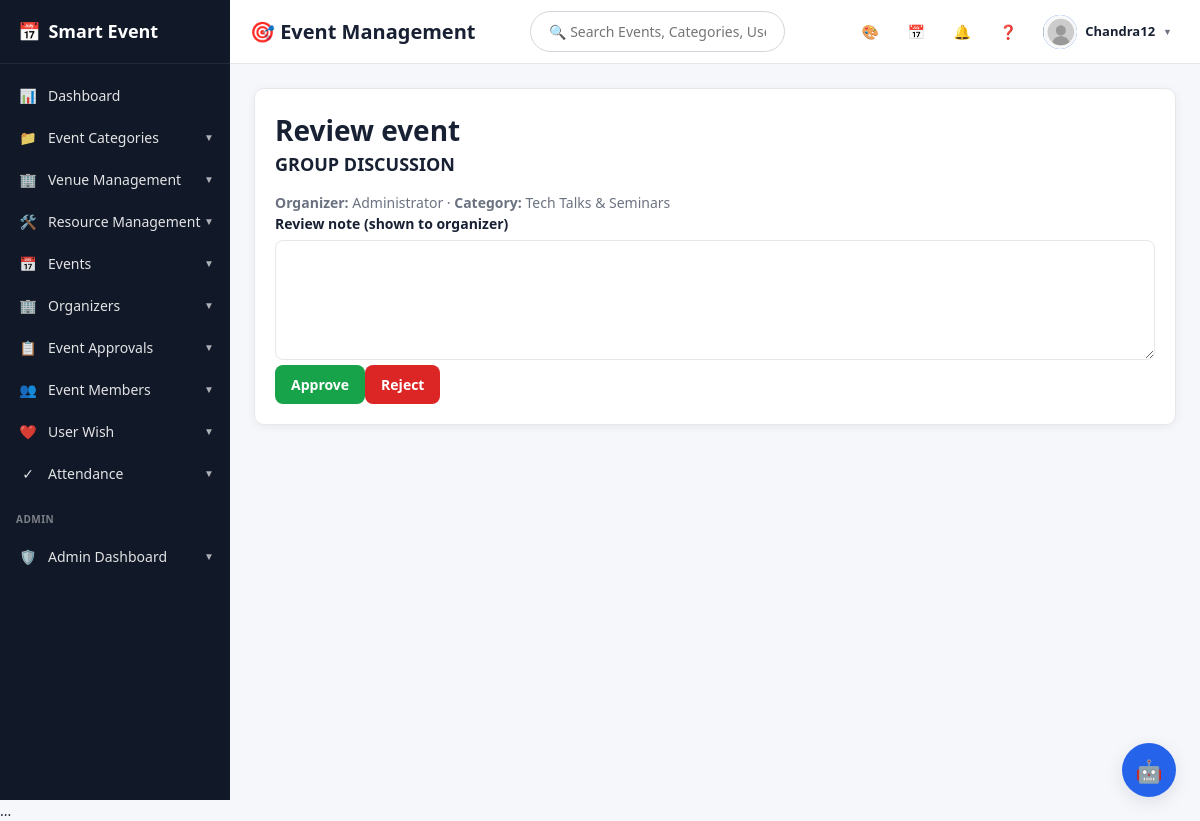
Screenshot of /events/5/review/ (signed in) with the database file from the repository.
### accounts/models.py (models this page shows, shortened)
class UserProfile(models.Model):
    ROLE_CHOICES = [
        ('USER', 'User'),
        ('ORGANIZER', 'Organizer'),
    ]
    user = models.OneToOneField(User, on_delete=models.CASCADE, related_name='profile')
    role = models.CharField(max_length=12, choices=ROLE_CHOICES, default='USER')
    full_name = models.CharField(max_length=150, blank=True)
    phone_number = models.CharField(max_length=20, blank=True)
    organization = models.CharField(max_length=200, blank=True)
    bio = models.TextField(blank=True)
    profile_picture = models.ImageField(upload_to='profiles/', blank=True, null=True)

### events/models.py (models this page shows, shortened)
class Event(models.Model):
    APPROVAL_CHOICES = [
        ('DRAFT', 'Draft'),
        ('PENDING', 'Pending Approval'),
        ('APPROVED', 'Approved'),
        ('REJECTED', 'Rejected'),
    ]
    STATUS_CHOICES = [
        ('Upcoming', 'Upcoming'),
        ('Active', 'Active'),
        ('Completed', 'Completed'),
        ('Cancelled', 'Cancelled'),
    ]
    MODE_CHOICES = [
        ('Online', 'Online'),
        ('Offline', 'Offline'),
        ('Hybrid', 'Hybrid'),
    ]
    name = models.CharField(max_length=200)
    category = models.ForeignKey(
        EventCategory,
        on_delete=models.CASCADE,
        related_name='events'
    )
    event_image = models.ImageField(
        upload_to='event_images/',
        blank=True,
        null=True
    )
    banner_image = models.ImageField(
        upload_to='event_banners/',
        blank=True,
        null=True
    )
    organizer = models.CharField(
        max_length=200,
        blank=True
    )
    owner = models.ForeignKey(
        User,
        on_delete=models.SET_NULL,
        null=True,
        blank=True,
        related_name='organized_events'
    )
    event_mode = models.CharField(
        max_length=20,
        choices=MODE_CHOICES,
        default='Offline'
    )
    venue = models.CharField(
        max_length=250,
        blank=True
    )
    location = models.CharField(
        max_length=250,
        blank=True
    )
    google_map = models.URLField(
        blank=True
    )
    registration_link = models.URLField(
        blank=True
    )
    website = models.URLField(
        blank=True
    )
    start_date = models.DateField()
    end_date = models.DateField()
    registration_deadline = models.DateField(
        null=True,
        blank=True
    )
    event_fee = models.DecimalField(
        max_digits=8,
        decimal_places=2,
        default=0
    )
    max_participants = models.PositiveIntegerField(
        null=True,
        blank=True
    )
    eligibility = models.CharField(
        max_length=300,
        blank=True
    )
    description = models.TextField(
        blank=True
    )
    requirements = models.TextField(
        blank=True
    )
    tags = models.CharField(
        max_length=300,
        blank=True
    )
    contact_person = models.CharField(
        max_length=150,
        blank=True
    )
    contact_email = models.EmailField(
        blank=True
    )
    contact_phone = models.CharField(
        max_length=20,
        blank=True
    )
    approval_status = models.CharField(
        max_length=12,
        choices=APPROVAL_CHOICES,
        default='APPROVED'
    )
    review_note = models.TextField(
        blank=True
    )
    submitted_at = models.DateTimeField(
        null=True,
        blank=True
    )
    reviewed_at = models.DateTimeField(
        null=True,
        blank=True
    )
    reviewed_by = models.ForeignKey(
        User,
        on_delete=models.SET_NULL,
        null=True,
        blank=True,
        related_name='reviewed_events'
    )
    status = models.CharField(
        max_length=20,
        choices=STATUS_CHOICES,
        default='Upcoming'
    )
    created_at = models.DateTimeField(
        auto_now_add=True
    )
    budget = models.DecimalField(
        max_digits=12,
        decimal_places=2,
        default=0
    )

class EventCategory(models.Model):
    PRIORITY_CHOICES = [
        ('High', 'High'),
        ('Medium', 'Medium'),
        ('Low', 'Low'),
    ]
    name = models.CharField(
        max_length=100,
        unique=True
    )
    category_code = models.CharField(
        max_length=20,
        unique=True,
        null=True,
        blank=True
    )
    priority = models.CharField(
        max_length=20,
        choices=PRIORITY_CHOICES,
        default='Medium'
    )
    description = models.TextField(
        blank=True
    )
    category_image = models.ImageField(
    upload_to='category_images/',
    blank=True,
    null=True
)
    def __str__(self):
        return self.name

### events/views.py (the view, shortened to what this page needs)
@login_required
@user_passes_test(is_admin)
def review_event(request, pk):
    event = get_object_or_404(
        Event,
        pk=pk
    )
    return render(
        request,
        'events/review_event.html',
        {
            'event': event
        }
    )

### events/views.py (called while the page is built)
def is_admin(user):
    return user.is_authenticated and user.is_staff

### templates/events/review_event.html
{% extends 'base.html' %}{% block content %}<div class="card"><h1>Review event</h1><h2>{{ event.name }}</h2><p>{{ event.description }}</p><p><b>Organizer:</b> {{ event.organizer }} · <b>Category:</b> {{ event.category }}</p><form method="post">{% csrf_token %}<label>Review note (shown to organizer)</label><textarea name="review_note">{{ event.review_note }}</textarea><button class="btn success" name="decision" value="APPROVED">Approve</button><button class="btn danger" name="decision" value="REJECTED">Reject</button></form></div>{% endblock %}

### templates/base.html (shortened to what this page needs)
<!DOCTYPE html>
<html lang="en">
<head>
    <link
        href="https://cdn.jsdelivr.net/npm/fullcalendar@6.1.17/index.global.min.css"
        rel="stylesheet"
    >
</head>
<body
{% if user.is_authenticated %}
    class="{% if user.settings.theme_mode == 'dark' %}dark-mode{% endif %}"
    style="
        --primary: {{ user.settings.dashboard_color }};
        --primary-dark: {{ user.settings.dashboard_color }};
        --primary-light: {{ user.settings.dashboard_color }}22;
        --sidebar-active: {{ user.settings.dashboard_color }};
        --sidebar-bg: {{ user.settings.sidebar_color }};
        --topbar-bg: {{ user.settings.topbar_color }};
    "
{% endif %}
>
{% if user.is_authenticated %}
<aside class="sidebar">
    <a href="{% url 'home' %}" class="sidebar-logo">
        <span class="sidebar-logo-icon">📅</span>
        <strong>Smart Event</strong>
    </a>
    <div class="sidebar-menu">
        {% if user.is_staff %}
            <a href="{% url 'admin_dashboard' %}"
               class="single-menu-link">
                <span class="menu-icon">📊</span>
                <span>Dashboard</span>
            </a>
            <details class="menu-dropdown"
                >
                <summary>
                    <span class="menu-icon">📁</span>
                    <span class="menu-title">
                        Event Categories
                    </span>
                    <span class="menu-arrow">▼</span>
                </summary>
            </details>
            <details class="menu-dropdown"
                >
                <summary>
                    <span class="menu-icon">🏢</span>
                    <span class="menu-title">
                        Venue Management
                    </span>
                    <span class="menu-arrow">▼</span>
                </summary>
            </details>
            <details class="menu-dropdown"
                >
                <summary>
                    <span class="menu-icon">🛠️</span>
                    <span class="menu-title">
                        Resource Management
                    </span>
                    <span class="menu-arrow">▼</span>
                </summary>
            </details>
            <details class="menu-dropdown"
                >
                <summary>
                    <span class="menu-icon">📅</span>
                    <span class="menu-title">
                        Events
                    </span>
                    <span class="menu-arrow">▼</span>
                </summary>
            </details>
            <details class="menu-dropdown"
                >
                <summary>
                    <span class="menu-icon">🏢</span>
                    <span class="menu-title">
                        Organizers
                    </span>
                    <span class="menu-arrow">▼</span>
                </summary>
            </details>
            <details class="menu-dropdown"
                >
                <summary>
                    <span class="menu-icon">📋</span>
                    <span class="menu-title">
                        Event Approvals
                    </span>
                    <span class="menu-arrow">▼</span>
                </summary>
            </details>
            <details class="menu-dropdown"
                >
                <summary>
                    <span class="menu-icon">👥</span>
                    <span class="menu-title">
                        Event Members
                    </span>
                    <span class="menu-arrow">▼</span>
                </summary>
            </details>
            <details class="menu-dropdown"
                >
                <summary>
                    <span class="menu-icon">❤️</span>
                    <span class="menu-title">
                        User Wish
                    </span>
                    <span class="menu-arrow">▼</span>
                </summary>
            </details>
            <details class="menu-dropdown"
                >
                <summary>
                    <span class="menu-icon">✓</span>
                    <span class="menu-title">
                        Attendance
                    </span>
                    <span class="menu-arrow">▼</span>
                </summary>
            </details>
            <div class="admin-section">
                ADMIN
            </div>
            <details class="menu-dropdown"
                >
                <summary>
                    <span class="menu-icon">🛡️</span>
                    <span class="menu-title">
                        Admin Dashboard
                    </span>
                    <span class="menu-arrow">▼</span>
                </summary>
            </details>
        {% endif %}
    </div>
</aside>
<div class="main-wrapper">
    <header class="topbar">
<div class="top-header" style="display:flex;align-items:center;justify-content:space-between;width:100%;">
    <h3 style="margin:0;min-width:220px;">
        🎯 Event Management
    </h3>
    <div style="flex:1;display:flex;justify-content:center;">
        <form method="GET"
              action="{% url 'event_list' %}"
              style="width:60%;">
            <input
                type="text"
                name="search"
                placeholder="🔍 Search Events, Categories, Users..."
                style="
                    width:100%;
                    padding:10px 18px;
                    border-radius:25px;
                    border:1px solid #d1d5db;
                    outline:none;
                    font-size:14px;
                    background:white;
                ">
        </form>
    </div>
</div>
        <div class="topbar-actions">
            <a
    href="{% url 'theme_settings' %}"
    class="top-action"
    title="Theme"
>
    🎨
</a>
<a
    href="{% url 'calendar' %}"
    class="top-action"
    title="Calendar">
    📅
</a>
            <a href="{% url 'notifications' %}"
               class="top-action"
               title="Notifications">
                🔔
            </a>
<a href="{% url 'contact' %}"
   class="top-action"
   title="Help & Support">
    ❓
</a>
            <details class="profile-dropdown">
                <summary>
                    {% if user.profile.profile_picture %}
<img
    src="{{ user.profile.profile_picture.url }}"
    class="profile-avatar"
    style="object-fit:cover;">
{% else %}
<div class="profile-avatar">
    {{ user.username|first }}
</div>
{% endif %}
                    <span class="profile-name">
                        {{ user.username }}
                    </span>
                    <span class="profile-arrow">
                        ▼
                    </span>
                </summary>
            </details>
        </div>
    </header>
    <main class="content">
        {% block content %}
        {% endblock %}
    </main>
</div>
{% endif %}
...
<details class="smart-ai-assistant">
    <summary class="smart-ai-button" title="Smart Event AI Assistant">🤖</summary>
</details>
</body>
</html>

### rows the page displays
Event: name "GROUP DISCUSSION", organizer "Administrator", category "Tech Talks & Seminars"

### other values shown
{{ user.username }} "Chandra12"
